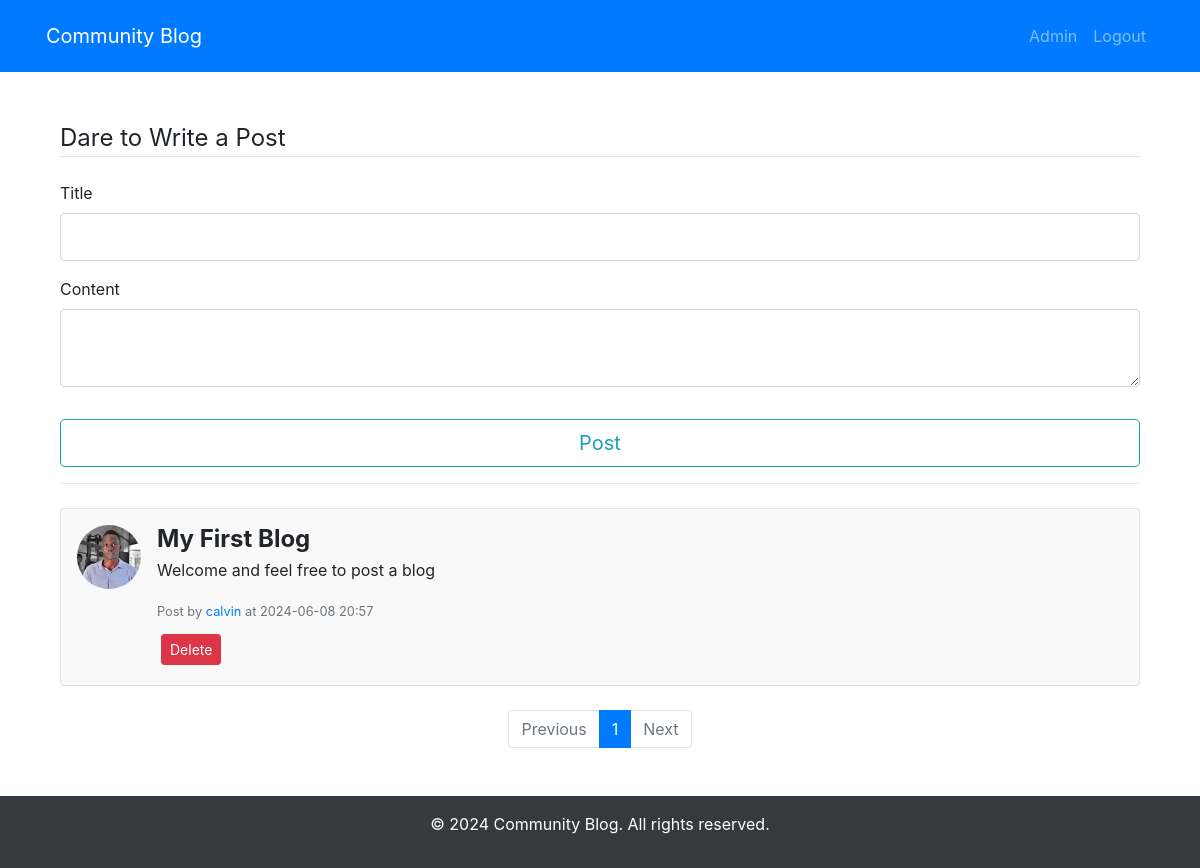
Screenshot of /home (signed in) with the database file from the repository.
### app/models.py (models this page shows, shortened)
class Post(db.Model):
    id = db.Column(db.Integer, primary_key=True)
    title = db.Column(db.String(120), nullable=False)
    content = db.Column(db.String(1024), nullable=False)
    user_id = db.Column(db.Integer, db.ForeignKey('user.id'))
    timestamp = db.Column(db.DateTime, index=True, default=datetime.utcnow)

class User(db.Model, UserMixin):
    id = db.Column(db.Integer, primary_key=True)
    username = db.Column(db.String(150), unique=True, nullable=False)
    email = db.Column(db.String(120), unique=True, nullable=False)
    img = db.Column(db.String(20), nullable=False, default='default.jpg')
    password = db.Column(db.String(60), nullable=False)
    bio = db.Column(db.String(500))
    is_active = db.Column(db.Boolean, default=False)
    is_admin = db.Column(db.Boolean, default=False)
    posts = db.relationship('Post', backref='author', lazy='dynamic')
    sent_messages = db.relationship('UserMessage', foreign_keys='UserMessage.sender_id', backref='author', lazy=True)
    received_messages = db.relationship('UserMessage', foreign_keys='UserMessage.receiver_id', backref='receiver', lazy=True)
    notifications = db.relationship('Notification', backref='user', lazy=True)
    followed = db.relationship(
        'User', secondary=followers,
        primaryjoin=(followers.c.follower_id == id),
        secondaryjoin=(followers.c.followed_id == id),
        backref=db.backref('followers', lazy='dynamic'), lazy='dynamic'
    )

### app/routes.py (the view, shortened to what this page needs)
@login_required
@app.route('/')
@app.route('/home', methods=['GET', 'POST'])
def home():
    if current_user.is_anonymous:
        return redirect(url_for('landingpage'))
    form = AddPost()
    page = request.args.get('page', 1, type=int)
    posts = Post.query.order_by(Post.timestamp.desc()).paginate(page=page, per_page=10)
    return render_template('home.html', title='Home', posts=posts, form=form)

### app/forms.py
class AddPost(FlaskForm):
    title =StringField('Title', validators=[DataRequired()])
    content = TextAreaField(validators=[DataRequired()])
    submit = SubmitField('Post')

### app/routes.py (called while the page is built)
@login_manager.user_loader
def load_user(user_id):
    return User.query.get(int(user_id))

@app.context_processor
def inject_notifications():
    if current_user.is_authenticated:
        unread_count = UserMessage.query.filter_by(receiver_id=current_user.id, read=False).count()
        return dict(unread_count=unread_count)
    return dict(unread_count=0)

### app/templates/home.html (shortened to what this page needs)
{% extends 'index.html' %}
{% block content %}
<div class="container my-5">
    <form method="POST">
        <fieldset class="form-group">
            <legend class="border-bottom mb-4">Dare to Write a Post</legend>
            <div class="form-group">
                {{ form.title.label(class="form-control-label") }}
                {{ form.title(class="form-control form-control-lg" if not form.title.errors else "form-control form-control-lg is-invalid") }}
            </div>
            <div class="form-group">
                {{ form.content.label(class="form-control-label") }}
                {{ form.content(class="form-control form-control-lg" if not form.content.errors else "form-control form-control-lg is-invalid") }}
            </div>
        </fieldset>
        <div class="form-group">
            {{ form.submit(class="btn btn-outline-info btn-lg btn-block") }}
        </div>
    </form>
    <hr>
    <ul class="list-unstyled mt-4">
        {% for post in posts.items %}
            <li class="media mb-4 p-3 border rounded">
                <img class="mr-3 rounded-circle" src="{{ url_for('static', filename='images/' + post.author.img) }}" alt="{{ post.author.username }}" width="64" height="64" class="img-fluid rounded-circle mb-3">
                <div class="media-body">
                    <h3 class="mt-0 mb-1">{{ post.title }}</h3>
                    <p>{{ post.content }}</p>
                    <small class="text-muted">Post by <a href="{{ url_for('about', username=post.author.username) }}">{{ post.author.username }}</a> at {{ post.timestamp.strftime('%Y-%m-%d %H:%M') }}</small>
                    {% if post.author == current_user or current_user.is_admin == True%}
                        <div class="mt-2">
                            <button type="button" class="btn btn-danger btn-sm m-1" data-toggle="modal" data-target="#deleteModal">Delete</button>
                        </div>
                    {% endif %}
                </div>
            </li>
        {% endfor %}
    </ul>
    <nav aria-label="Page navigation">
        <ul class="pagination justify-content-center">
            {% if posts.has_prev %}
                <li class="page-item">
                    <a class="page-link" href="{{ url_for('home', page=posts.prev_num) }}">Previous</a>
                </li>
            {% else %}
                <li class="page-item disabled">
                    <span class="page-link">Previous</span>
                </li>
            {% endif %}
            {% for page_num in posts.iter_pages(left_edge=1, right_edge=1, left_current=2, right_current=2) %}
                {% if page_num %}
                    {% if page_num == posts.page %}
                        <li class="page-item active">
                            <span class="page-link">{{ page_num }}</span>
                        </li>
                    {% else %}
                        <li class="page-item">
                            <a class="page-link" href="{{ url_for('home', page=page_num) }}">{{ page_num }}</a>
                        </li>
                    {% endif %}
                {% else %}
                    <li class="page-item disabled"><span class="page-link">...</span></li>
                {% endif %}
            {% endfor %}
            {% if posts.has_next %}
                <li class="page-item">
                    <a class="page-link" href="{{ url_for('home', page=posts.next_num) }}">Next</a>
                </li>
            {% else %}
                <li class="page-item disabled">
                    <span class="page-link">Next</span>
                </li>
            {% endif %}
        </ul>
    </nav>
</div>
{% endblock %}

### app/static/main.css (style rules this page uses)
.media { background-color: #f9f9f9; }
.media-body h3 { font-size: 1.5rem; font-weight: bold; }
.media-body p { font-size: 1rem; }

### rows the page displays
Post: img (picture), title "My First Blog", content "Welcome and feel free to post a blog", author.username "calvin", timestamp "2024-06-08 20:57"

### other values shown
{{ page_num }} "1"
